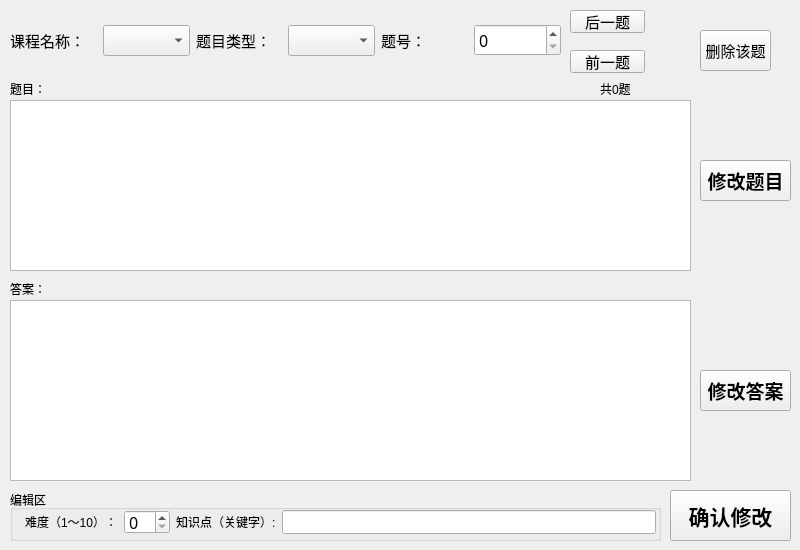
<?xml version="1.0" encoding="UTF-8"?>
<ui version="4.0">
 <class>ModifyQuestion</class>
 <widget class="QWidget" name="ModifyQuestion">
  <property name="geometry">
   <rect>
    <x>0</x>
    <y>0</y>
    <width>800</width>
    <height>550</height>
   </rect>
  </property>
  <property name="windowTitle">
   <string>Form</string>
  </property>
  <widget class="QLabel" name="numOfQuestiongLabel">
   <property name="geometry">
    <rect>
     <x>600</x>
     <y>80</y>
     <width>71</width>
     <height>17</height>
    </rect>
   </property>
   <property name="text">
    <string>共0题</string>
   </property>
  </widget>
  <widget class="QPushButton" name="modifyQuestion">
   <property name="geometry">
    <rect>
     <x>700</x>
     <y>160</y>
     <width>91</width>
     <height>41</height>
    </rect>
   </property>
   <property name="font">
    <font>
     <family>仿宋</family>
     <pointsize>14</pointsize>
     <weight>75</weight>
     <bold>true</bold>
    </font>
   </property>
   <property name="text">
    <string>修改题目</string>
   </property>
  </widget>
  <widget class="QPushButton" name="confirmChange">
   <property name="geometry">
    <rect>
     <x>670</x>
     <y>490</y>
     <width>121</width>
     <height>51</height>
    </rect>
   </property>
   <property name="font">
    <font>
     <family>仿宋</family>
     <pointsize>16</pointsize>
     <weight>75</weight>
     <bold>true</bold>
    </font>
   </property>
   <property name="text">
    <string>确认修改</string>
   </property>
  </widget>
  <widget class="QGroupBox" name="groupBox_3">
   <property name="geometry">
    <rect>
     <x>10</x>
     <y>490</y>
     <width>651</width>
     <height>51</height>
    </rect>
   </property>
   <property name="title">
    <string>编辑区</string>
   </property>
   <widget class="QWidget" name="">
    <property name="geometry">
     <rect>
      <x>15</x>
      <y>20</y>
      <width>631</width>
      <height>24</height>
     </rect>
    </property>
    <layout class="QHBoxLayout" name="horizontalLayout_2">
     <item>
      <widget class="QLabel" name="label_9">
       <property name="text">
        <string>难度（1～10）：</string>
       </property>
      </widget>
     </item>
     <item>
      <widget class="QSpinBox" name="diffSP">
       <property name="font">
        <font>
         <family>宋体</family>
         <pointsize>12</pointsize>
        </font>
       </property>
       <property name="maximum">
        <number>10</number>
       </property>
      </widget>
     </item>
     <item>
      <widget class="QLabel" name="label_10">
       <property name="text">
        <string>知识点（关键字）:</string>
       </property>
      </widget>
     </item>
     <item>
      <widget class="QLineEdit" name="pointEdit">
       <property name="font">
        <font>
         <family>宋体</family>
         <pointsize>12</pointsize>
        </font>
       </property>
      </widget>
     </item>
    </layout>
   </widget>
  </widget>
  <widget class="QTextBrowser" name="answerBrowser">
   <property name="geometry">
    <rect>
     <x>10</x>
     <y>300</y>
     <width>681</width>
     <height>181</height>
    </rect>
   </property>
  </widget>
  <widget class="QTextBrowser" name="questionBrowser">
   <property name="geometry">
    <rect>
     <x>10</x>
     <y>100</y>
     <width>681</width>
     <height>171</height>
    </rect>
   </property>
  </widget>
  <widget class="QLabel" name="label_11">
   <property name="geometry">
    <rect>
     <x>10</x>
     <y>80</y>
     <width>71</width>
     <height>17</height>
    </rect>
   </property>
   <property name="text">
    <string>题目：</string>
   </property>
   <property name="buddy">
    <cstring>questionBrowser</cstring>
   </property>
  </widget>
  <widget class="QPushButton" name="modifyAnswer">
   <property name="geometry">
    <rect>
     <x>700</x>
     <y>370</y>
     <width>91</width>
     <height>41</height>
    </rect>
   </property>
   <property name="font">
    <font>
     <family>仿宋</family>
     <pointsize>14</pointsize>
     <weight>75</weight>
     <bold>true</bold>
    </font>
   </property>
   <property name="text">
    <string>修改答案</string>
   </property>
  </widget>
  <widget class="QLabel" name="label_12">
   <property name="geometry">
    <rect>
     <x>10</x>
     <y>280</y>
     <width>71</width>
     <height>17</height>
    </rect>
   </property>
   <property name="text">
    <string>答案：</string>
   </property>
   <property name="buddy">
    <cstring>answerBrowser</cstring>
   </property>
  </widget>
  <widget class="QPushButton" name="deleteButton">
   <property name="geometry">
    <rect>
     <x>700</x>
     <y>30</y>
     <width>71</width>
     <height>41</height>
    </rect>
   </property>
   <property name="font">
    <font>
     <family>宋体</family>
     <pointsize>11</pointsize>
    </font>
   </property>
   <property name="text">
    <string>删除该题</string>
   </property>
  </widget>
  <widget class="QPushButton" name="prevButton">
   <property name="geometry">
    <rect>
     <x>570</x>
     <y>50</y>
     <width>75</width>
     <height>23</height>
    </rect>
   </property>
   <property name="font">
    <font>
     <family>宋体</family>
     <pointsize>11</pointsize>
     <weight>50</weight>
     <bold>false</bold>
    </font>
   </property>
   <property name="text">
    <string>前一题</string>
   </property>
  </widget>
  <widget class="QPushButton" name="nextButton">
   <property name="geometry">
    <rect>
     <x>570</x>
     <y>10</y>
     <width>75</width>
     <height>23</height>
    </rect>
   </property>
   <property name="font">
    <font>
     <family>宋体</family>
     <pointsize>11</pointsize>
     <weight>50</weight>
     <bold>false</bold>
    </font>
   </property>
   <property name="text">
    <string>后一题</string>
   </property>
  </widget>
  <widget class="QWidget" name="">
   <property name="geometry">
    <rect>
     <x>10</x>
     <y>10</y>
     <width>551</width>
     <height>61</height>
    </rect>
   </property>
   <layout class="QHBoxLayout" name="horizontalLayout">
    <item>
     <widget class="QLabel" name="label_5">
      <property name="font">
       <font>
        <family>宋体</family>
        <pointsize>11</pointsize>
        <weight>50</weight>
        <bold>false</bold>
       </font>
      </property>
      <property name="text">
       <string>课程名称：</string>
      </property>
      <property name="buddy">
       <cstring>subjectCombox</cstring>
      </property>
     </widget>
    </item>
    <item>
     <widget class="QComboBox" name="subjectCombox">
      <property name="font">
       <font>
        <family>宋体</family>
        <pointsize>12</pointsize>
       </font>
      </property>
     </widget>
    </item>
    <item>
     <widget class="QLabel" name="label_6">
      <property name="font">
       <font>
        <family>宋体</family>
        <pointsize>11</pointsize>
        <weight>50</weight>
        <bold>false</bold>
       </font>
      </property>
      <property name="text">
       <string>题目类型：</string>
      </property>
      <property name="buddy">
       <cstring>questionTypeCombox</cstring>
      </property>
     </widget>
    </item>
    <item>
     <widget class="QComboBox" name="questionTypeCombox">
      <property name="font">
       <font>
        <family>宋体</family>
        <pointsize>12</pointsize>
       </font>
      </property>
     </widget>
    </item>
    <item>
     <widget class="QLabel" name="label_7">
      <property name="font">
       <font>
        <family>宋体</family>
        <pointsize>11</pointsize>
        <weight>50</weight>
        <bold>false</bold>
       </font>
      </property>
      <property name="text">
       <string>题号：</string>
      </property>
      <property name="buddy">
       <cstring>questionNumberCombox</cstring>
      </property>
     </widget>
    </item>
    <item>
     <widget class="QSpinBox" name="questionNumberCombox">
      <property name="font">
       <font>
        <family>宋体</family>
        <pointsize>12</pointsize>
       </font>
      </property>
     </widget>
    </item>
   </layout>
  </widget>
 </widget>
 <resources/>
 <connections/>
</ui>
